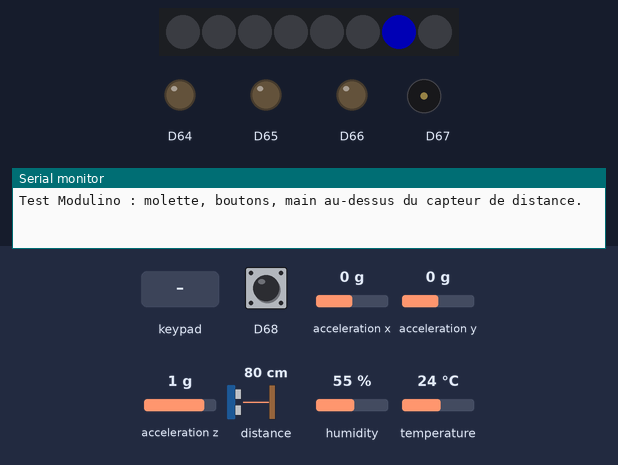
This sketch was run on a simulated Arduino Uno R4 WiFi. Parts: 8 RGB LEDs in strip order, left to right, output pins drawn as LEDs (lit = HIGH), buzzer (waves = sounding), the last lines printed to the serial monitor. The inputs (shaded band) are chosen by the test bench; at power-on: D68 HIGH, acceleration x 0 g, acceleration y 0 g, acceleration z 1 g, distance to the obstacle 80 cm, humidity 55 %, temperature 24 °C. Dim RGB values are drawn brighter than linear.

Above: at 0.5 s.
1.9 s: key 'A' pressed
At 2.5 s:
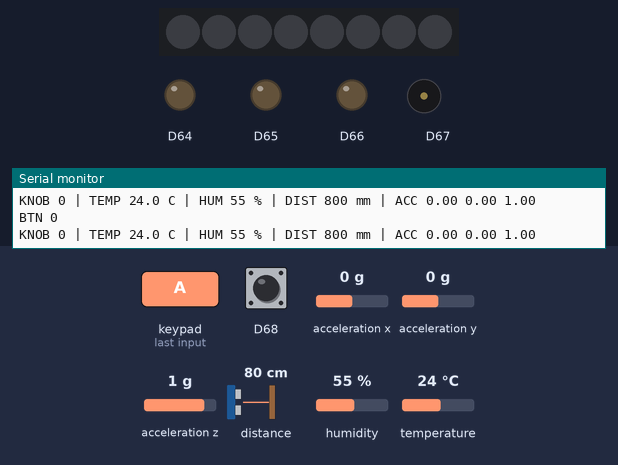
3.5 s: key 'B' pressed
At 4.8 s:
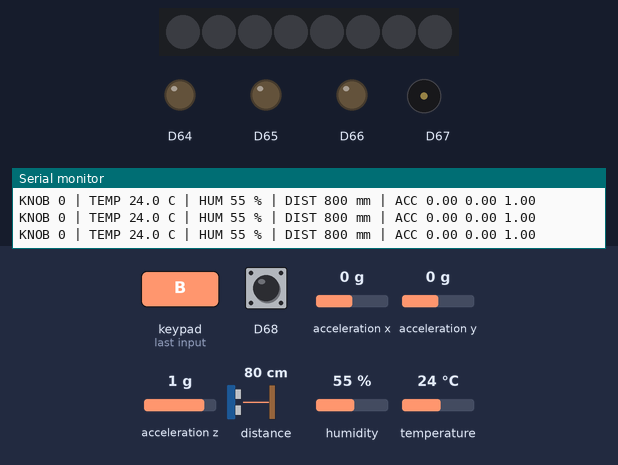
5.1 s: key 'C' pressed
At 6.2 s:
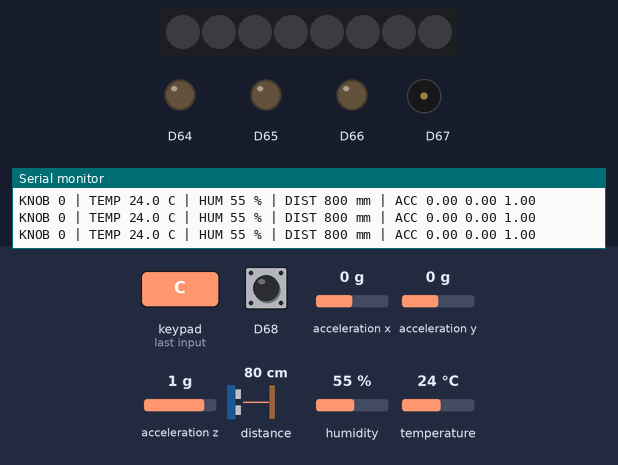
6.7 s: D68 pulled LOW for 1 s
At 8.8 s:
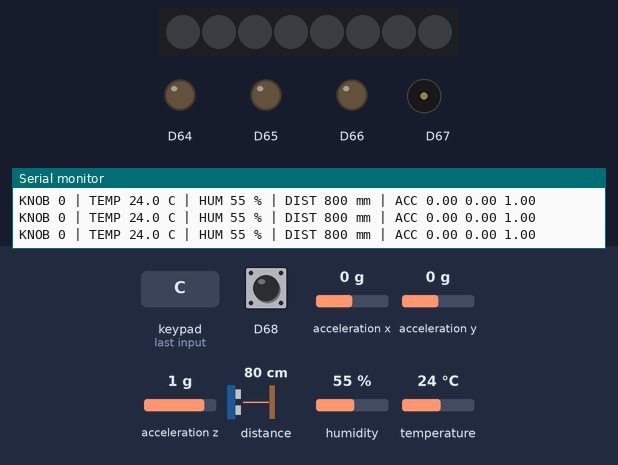
9.2 s: D68 pulled LOW for 3.2 s
At 13.0 s:
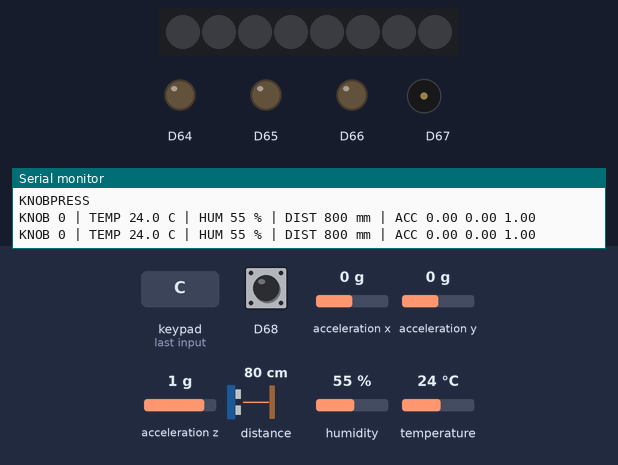
Timing chart, 0 to 14.5 s (numbered marks = the images above; inputs shaded):
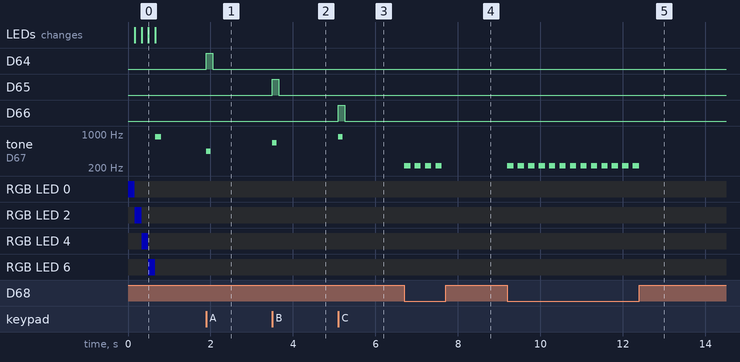

The sketch:

test_modulino.ino
```cpp
// test_modulino.ino - verifie d'un coup les 7 Modulino du kit Plug and Make
//
// Branchement : tous les Modulino en chaine sur le connecteur Qwiic de l'UNO R4 WiFi
// (l'ordre n'a pas d'importance). Bibliotheque requise : "Modulino".
// Ouvrir le Moniteur serie a 115200 bauds.
//
// Ce que vous devez voir :
//  - au demarrage : chenillard bleu sur les 8 LEDs + un bip
//  - toutes les 0,5 s : une ligne avec molette, temperature, distance, accelerometre
//  - bouton A/B/C : son + message "BTN 0/1/2" + LED jaune du bouton
//  - molette : le nombre de LEDs vertes allumees suit la molette
//  - appui sur la molette : bip grave

#include <Modulino.h>

ModulinoButtons  buttons;
ModulinoBuzzer   buzzer;
ModulinoPixels   leds;
ModulinoKnob     knob;
ModulinoDistance distance;
ModulinoMovement movement;
ModulinoThermo   thermo;

int lastDistance = -1;
unsigned long lastPrint = 0;

void showLevel(int n) {           // allume n LEDs vertes sur 8
  for (int i = 0; i < 8; i++) {
    if (i < n) leds.set(i, GREEN, 20);
    else       leds.set(i, GREEN, 0);
  }
  leds.show();
}

void setup() {
  Serial.begin(115200);
  while (!Serial && millis() < 3000) {}   // attend le moniteur serie (3 s max)

  Modulino.begin();
  buttons.begin();
  buzzer.begin();
  leds.begin();
  knob.begin();
  distance.begin();
  movement.begin();
  thermo.begin();

  Serial.println("Test Modulino : molette, boutons, main au-dessus du capteur de distance.");

  for (int i = 0; i < 8; i++) {           // chenillard de verification des LEDs
    showLevel(0);
    leds.set(i, BLUE, 25);
    leds.show();
    delay(80);
  }
  showLevel(0);
  buzzer.tone(880, 150);
}

void loop() {
  // Boutons
  if (buttons.update()) {
    bool a = buttons.isPressed(0), b = buttons.isPressed(1), c = buttons.isPressed(2);
    buttons.setLeds(a, b, c);
    for (int i = 0; i < 3; i++) {
      if (buttons.isPressed(i)) {
        Serial.print("BTN ");
        Serial.println(i);
        buzzer.tone(440 + i * 220, 100);
      }
    }
  }

  // Appui sur la molette
  if (knob.isPressed()) {
    Serial.println("KNOBPRESS");
    buzzer.tone(220, 150);
    delay(250);
  }

  // Distance (mesure disponible de temps en temps)
  if (distance.available()) {
    lastDistance = distance.get();
  }

  // Affichage toutes les 0,5 s
  if (millis() - lastPrint >= 500) {
    lastPrint = millis();
    int k = knob.get();
    showLevel(constrain(abs(k) % 9, 0, 8));

    movement.update();
    Serial.print("KNOB ");   Serial.print(k);
    Serial.print(" | TEMP "); Serial.print(thermo.getTemperature(), 1);
    Serial.print(" C | HUM "); Serial.print(thermo.getHumidity(), 0);
    Serial.print(" % | DIST "); Serial.print(lastDistance);
    Serial.print(" mm | ACC ");
    Serial.print(movement.getX(), 2); Serial.print(" ");
    Serial.print(movement.getY(), 2); Serial.print(" ");
    Serial.println(movement.getZ(), 2);
  }
}
```

Measured:
- after the input at 1.9 s, D64: LOW → HIGH at once, → LOW 0.15 s later; tone on D67: silent → 440 Hz at once, → silent 0.10 s later
- after the input at 3.5 s, D65: LOW → HIGH at once, → LOW 0.15 s later; tone on D67: silent → 660 Hz at once, → silent 0.10 s later
- after the input at 5.1 s, D66: LOW → HIGH at once, → LOW 0.15 s later; tone on D67: silent → 880 Hz at once, → silent 0.10 s later
- after the input at 6.7 s, tone on D67: alternates 220 Hz for 0.15 s and silent for 0.10 s, 8 changes in all, then stays silent, starting at once
- after the input at 9.2 s, tone on D67: alternates 220 Hz for 0.15 s and silent for 0.10 s, 26 changes in all, then stays silent, starting at once
